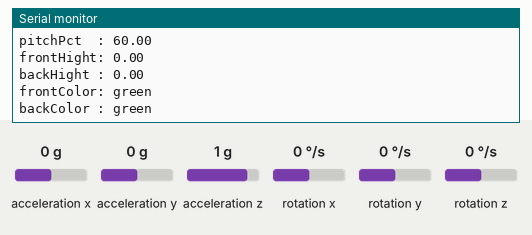
Bench run of a program on a simulated ESP8266 (Wemos D1 mini). Parts: the last lines printed to the serial monitor. The inputs (shaded band) are chosen by the test bench; at power-on: acceleration x 0 g, acceleration y 0 g, acceleration z 1 g, rotation x 0 °/s, rotation y 0 °/s, rotation z 0 °/s. WiFi joins after 1.5 s; servers stay silent unless stated.

Above: at 6.2 s.
6.3 s: acceleration x set to -1.4 g
8.5 s: acceleration y set to -1.4 g
At 9.8 s:
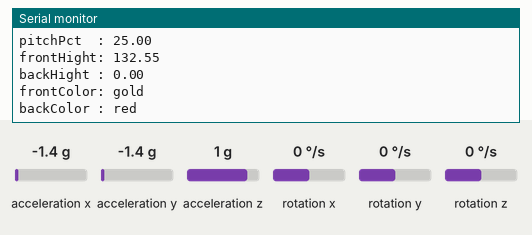
10.5 s: acceleration x set to 0.8 g
12.5 s: acceleration y set to 0.8 g
At 13.5 s:
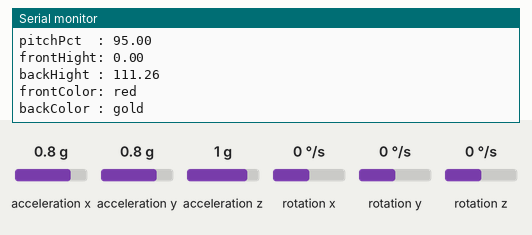
14.5 s: acceleration z set to -1.4 g
At 15.8 s:
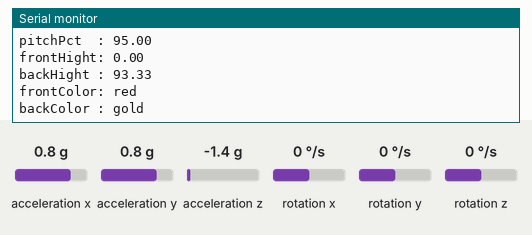
Timing chart, 0 to 17.0 s (numbered marks = the images above; inputs shaded):
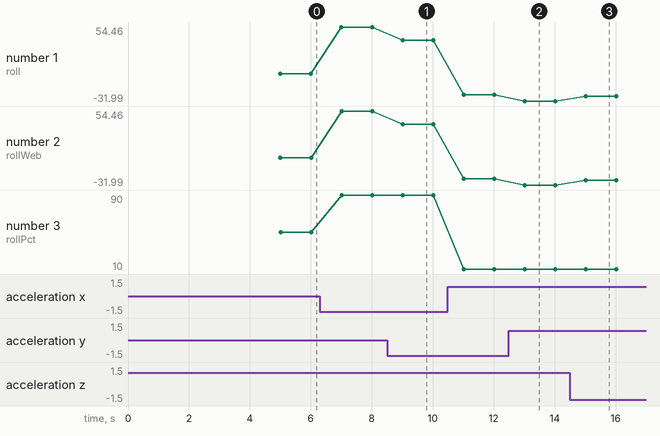

Measured:
- after the input at 8.5 s, the serial monitor: prints a new line after 0.51 s (image 1)
- after the input at 12.5 s, the serial monitor: prints a new line after 0.52 s (image 2)
- after the input at 14.5 s, the serial monitor: prints a new line after 0.52 s (image 3)
- plotted number 1: 0 → 54.46 after the input at 6.3 s, 54.46 → 39.14 after the input at 8.5 s, 39.14 → -24.94 after the input at 10.5 s, -24.94 → -31.99 after the input at 12.5 s, -31.99 → -26.39 after the input at 14.5 s
- plotted number 2: 0 → 54.46 after the input at 6.3 s, 54.46 → 39.14 after the input at 8.5 s, 39.14 → -24.94 after the input at 10.5 s, -24.94 → -31.99 after the input at 12.5 s, -31.99 → -26.39 after the input at 14.5 s
- plotted number 3: 50 → 90 after the input at 6.3 s, 90 → 10 after the input at 10.5 s

The program:

main.cpp
```cpp
// hoeken meten en printen on serial monitor en web page

#include <Arduino.h>

#include "Wire.h"
#include <MPU6050_light.h>

MPU6050 mpu(Wire);

// current angleX & angleY, updated in loop()
float roll = 0.0;
float rollWeb = 0.0;
float rollPct = 0.0;
float leftHight = 0.0;
float rightHight = 0.0;
String leftColor = "red";
String rightColor = "red";

float pitch = 0.0;
float pitchWeb = 0.0;
float pitchPct = 0.0;
float frontHight = 0.0;
float backHight = 0.0;
String frontColor = "red";
String backColor = "red";

int dotSensetive = 8;
float tolerance = 0.25;
int floatingAvarageCnt = 5;

// Generally, you should use "unsigned long" for variables that hold time
// The value will quickly become too large for an int to store
unsigned long previousMillis = 0;    // will store last time DHT was updated

// Updates MPU6050 readings every 10 seconds
const long interval = 1000;

#include <ESP8266WiFi.h>
#include <DNSServer.h>
#include <Hash.h>
#include <ESPAsyncTCP.h>
#include <ESPAsyncWebServer.h>

// Replace with your network credentials
const char* ssid = "noorkw";
const char* password = "Noordeindestraat17";

/* Soft AP network parameters
IPAddress apIP(192, 168, 4, 1);
IPAddress netMsk(255, 255, 255, 0); */

// DNS server
DNSServer dnsServer;

// Create AsyncWebServer object on port 80
AsyncWebServer server(80);

class CaptiveRequestHandler : public AsyncWebHandler {
public:
  CaptiveRequestHandler() {}
  virtual ~CaptiveRequestHandler() {}

  bool canHandle(AsyncWebServerRequest *request){
    //request->addInterestingHeader("ANY");
    return true;
  }

  void handleRequest(AsyncWebServerRequest *request) {
    AsyncResponseStream *response = request->beginResponseStream("text/html");
    response->print("<!DOCTYPE html><html><head><title>Captive Portal</title></head><body>");
    response->print("<p>This is out captive portal front page.</p>");
    response->printf("<p>You were trying to reach: http://%s%s</p>", request->host().c_str(), request->url().c_str());
    response->printf("<p>Try opening <a href='http://%s/waterpas.html'>this link</a> instead</p>", WiFi.softAPIP().toString().c_str());
    response->print("</body></html>");
    request->send(response);
  }
};

//<meta http-equiv='refresh' content='1' url='waterpas.html'>
const char waterpas_html[] PROGMEM = R"rawliteral(
<meta http-equiv='refresh' content='1' url='waterpas.html'>
<html style="width:100&#37;;heigth:100&#37;;">
  <body style="width:100&#37;;heigth:100&#37;;margin:0">

    <svg width="100&#37;" height="100&#37;" viewBox="0 0 100 100" preserveAspectRatio="none" style="background-color: whitesmoke">
      <rect x="10" y="25&#37;" rx="3&#37;" ry="3&#37;" width="80&#37;" height="70&#37;" style="fill:red;opacity:0.5" />

      <polygon points="50,5 35,25 65,25" style="fill:gray" />
      <polygon points="50,10 39,25 61,25" style="fill:white" />
      <circle cx="50&#37;" cy="5&#37;" r="3&#37;" fill="gray" />
      <circle cx="50&#37;" cy="5&#37;" r="1&#37;" fill="white" />

      <polygon points="50,60 40,50 60,50" style="fill:%frontColor%" />
      <polygon points="50,60 40,70 60,70" style="fill:%backColor%" />
      <polygon points="50,60 40,50 40,70" style="fill:%leftColor%" />
      <polygon points="50,60 60,50 60,70" style="fill:%rightColor%" />

      <circle cx="50&#37;" cy="60&#37;" r="4&#37;"; stroke="green" stroke-width="0" fill="mediumspringgreen" />
      <circle cx="%rollPct%&#37;" cy="%pitchPct%&#37;" r="3&#37;" stroke="green" stroke-width="0" fill="red" />

      <text text-anchor="start" x="12&#37" y="60&#37">%leftHight%</text>
      <text text-anchor="end" x="87&#37" y="60&#37">%rightHight%</text>
      <text text-anchor="middle" x="50&#37" y="30&#37">%frontHight%</text>
      <text text-anchor="middle" x="50&#37" y="92&#37">%backHight%</text>

      <style>
        <![CDATA[text {font: 4px Arial;}]]>
      </style>
    </svg>
  </body>
</html>)rawliteral";

// Replaces placeholder with MPU6050 values
String processor(const String& var){
  //Serial.println(var);
  if(var == "roll"){
    return String(roll);
  } else if(var == "pitch"){
    return String(pitch);
  } else if(var == "rollPct"){
    return String(rollPct);
  } else if(var == "pitchPct"){
    return String(pitchPct);
  } else if(var == "frontHight" && frontHight != 0){
    return String(frontHight, 1) + "cm";
  } else if(var == "backHight" && backHight != 0){
    return String(backHight, 1) + "cm";
  } else if(var == "leftHight" && leftHight != 0){
    return String(leftHight, 1) + "cm";
  } else if(var == "rightHight" && rightHight != 0){
    return String(rightHight, 1) + "cm";
  } else if(var == "frontColor"){
    return String(frontColor);
  } else if(var == "backColor"){
    return String(backColor);
  } else if(var == "leftColor"){
    return String(leftColor);
  } else if(var == "rightColor"){
    return String(rightColor);
  }
  return String();
}

void setup() {
  Serial.begin(115200);

  Wire.begin();
  byte status = mpu.begin(0, 0);
  Serial.print(F("MPU6050 status: "));
  Serial.println(status);
  while(status!=0){ } // stop everything if could not connect to MPU6050

  // Connect to Wi-Fi
/*  WiFi.begin(ssid, password);
  Serial.println("Connecting to WiFi");
  while (WiFi.status() != WL_CONNECTED) {
    delay(500);
    Serial.print(".");
  }
  Serial.print("\n");

  // Print ESP8266 Local IP Address
  Serial.print("LAN IP address: ");
  Serial.println(WiFi.localIP()); */

  Serial.println("Setting soft access point mode");
  WiFi.softAP("waterpas");
  Serial.print("AP IP address: ");
  Serial.println(WiFi.softAPIP());
  delay(5000);
  Serial.print("\n");

  /* Setup the DNS server redirecting all the domains to the apIP */
  dnsServer.setErrorReplyCode(DNSReplyCode::NoError);
  dnsServer.start(53, "*", WiFi.softAPIP());


  // Route for root / web page
  server.addHandler(new CaptiveRequestHandler()).setFilter(ON_AP_FILTER);//only when requested from AP
  server.on("/waterpas.html", HTTP_GET, [](AsyncWebServerRequest *request){
    request->send_P(200, "text/html", waterpas_html, processor);
  });

  // Start server
  server.begin();
}

void loop() {
  //DNS
//  dnsServer.processNextRequest();

  mpu.update();

  if(millis() - previousMillis > interval){ // print data every second
    previousMillis = millis();

    float pitch = mpu.getAngleX();
    float roll = mpu.getAngleY();

    Serial.println(F("===================== v2f ================================"));

    if (isnan(roll)) {
      Serial.println("Failed to read from MPU6050 sensor!");
    }
    else {
      if(fabsf(fabsf(roll) - fabsf(rollWeb)) < 0.15) {
        rollWeb = ((floatingAvarageCnt -1) * rollWeb + roll) / floatingAvarageCnt;
      } else {
        rollWeb = roll;
      }
      if(rollWeb > tolerance) {
        leftColor = "red";
        rightColor = "gold";
        leftHight = 0;
        rightHight = sin(fabsf(rollWeb) * 0.017453294) * 140;
      } else if(rollWeb < -tolerance) {
        leftColor = "gold";
        rightColor = "red";
        leftHight = sin(fabsf(rollWeb) * 0.017453294) * 140;
        rightHight = 0;
      } else {
        leftColor = "green";
        rightColor = "green";
        leftHight = 0;
        rightHight = 0;
      }
      rollPct = (rollWeb * dotSensetive) + 50;
      if(rollPct < 10) {
        rollPct = 10;
      } else if(rollPct > 90) {
        rollPct = 90;
      }
      Serial.print(F("roll      : "));Serial.println(roll);
      Serial.print(F("rollWeb   : "));Serial.println(rollWeb);
      Serial.print(F("rollPct   : "));Serial.println(rollPct);
      Serial.print(F("leftHight  : "));Serial.println(leftHight);
      Serial.print(F("rightHight : "));Serial.println(rightHight);
      Serial.print(F("leftColor : "));Serial.println(leftColor);
      Serial.print(F("rightColor: "));Serial.println(rightColor);
    }

    if (isnan(pitch)) {
      Serial.println("Failed to read from MPU6050 sensor!");
    }
    else {
      if(fabsf(fabsf(pitch) - fabsf(pitchWeb)) < 0.15) {
        pitchWeb = ((floatingAvarageCnt -1) * pitchWeb + pitch) / floatingAvarageCnt;
      } else {
        pitchWeb = pitch;
      }
      if(pitchWeb > tolerance) {
        frontColor = "red";
        backColor = "gold";
        frontHight = 0;
        backHight = sin(fabsf(pitchWeb) * 0.017453294) * 210;
      } else if(pitchWeb < -tolerance) {
        frontColor = "gold";
        backColor = "red";
        frontHight = sin(fabsf(pitchWeb) * 0.017453294) * 210;
        backHight = 0;
      } else {
        frontColor = "green";
        backColor = "green";
        frontHight = 0;
        backHight = 0;
      }
      pitchPct = (pitchWeb * dotSensetive) + 60;
      if(pitchPct < 25) {
        pitchPct = 25;
      } else if(pitchPct > 95) {
        pitchPct = 95;
      }
      Serial.println("----");
      Serial.print(F("pitch     : "));Serial.println(pitch);
      Serial.print(F("pitchWeb  : "));Serial.println(pitchWeb);
      Serial.print(F("pitchPct  : "));Serial.println(pitchPct);
      Serial.print(F("frontHight: "));Serial.println(frontHight);
      Serial.print(F("backHight : "));Serial.println(backHight);
      Serial.print(F("frontColor: "));Serial.println(frontColor);
      Serial.print(F("backColor : "));Serial.println(backColor);
    }
  }
}

void handleNotFound()
{
//    server.sendHeader("Location", "/",true); //Redirect to our html web page
//    server.send(302, "text/plane","");
}
```
